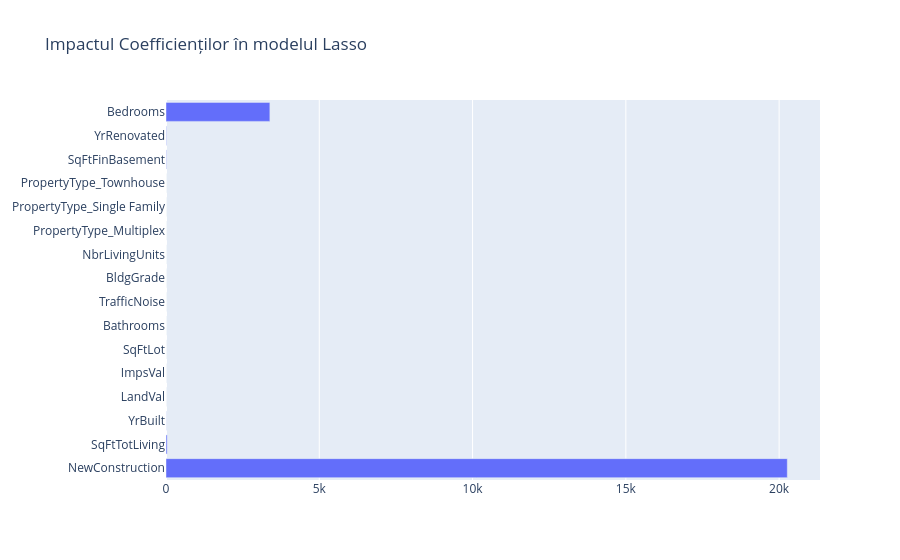

Notebook source saved alongside this figure:
### Code cell
import plotly.graph_objects as go
df_to_plot = df_coef.sort_values(by = 'Importanta', ascending = False)
fig = go.Figure(go.Bar(
            x=df_to_plot.Importanta_val_absoluta,
            y=df_to_plot.Predictor,
            orientation='h'))

fig.update_layout( title = "Impactul Coefficienților în modelul Lasso")
fig.show()

### Figure 1 — Plotly figure (JSON) as saved in the notebook; plotly's stock layout.template omitted (floating-point values rounded to 4 significant figures)
{"data": [{"orientation": "h", "type": "bar", "x": [20270.0, 37.69, 4.185, 0.9412, 0.731, 0.3288, 0.0, 0.0, 0.0, 0.0, 0.0, 0.0, 0.0, 12.4, 12.55, 3388.0], "y": ["NewConstruction", "SqFtTotLiving", "YrBuilt", "LandVal", "ImpsVal", "SqFtLot", "Bathrooms", "TrafficNoise", "BldgGrade", "NbrLivingUnits", "PropertyType_Multiplex", "PropertyType_Single Family", "PropertyType_Townhouse", "SqFtFinBasement", "YrRenovated", "Bedrooms"]}], "layout": {"title": {"text": "Impactul Coefficienților în modelul Lasso"}}}
